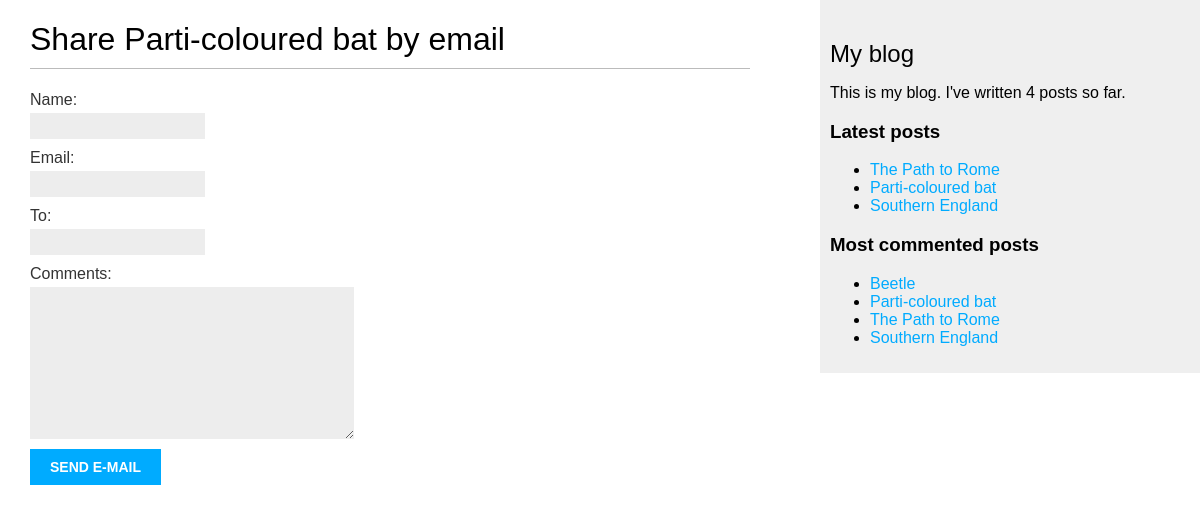
The page /blog/7/share/ on the database as committed earlier.
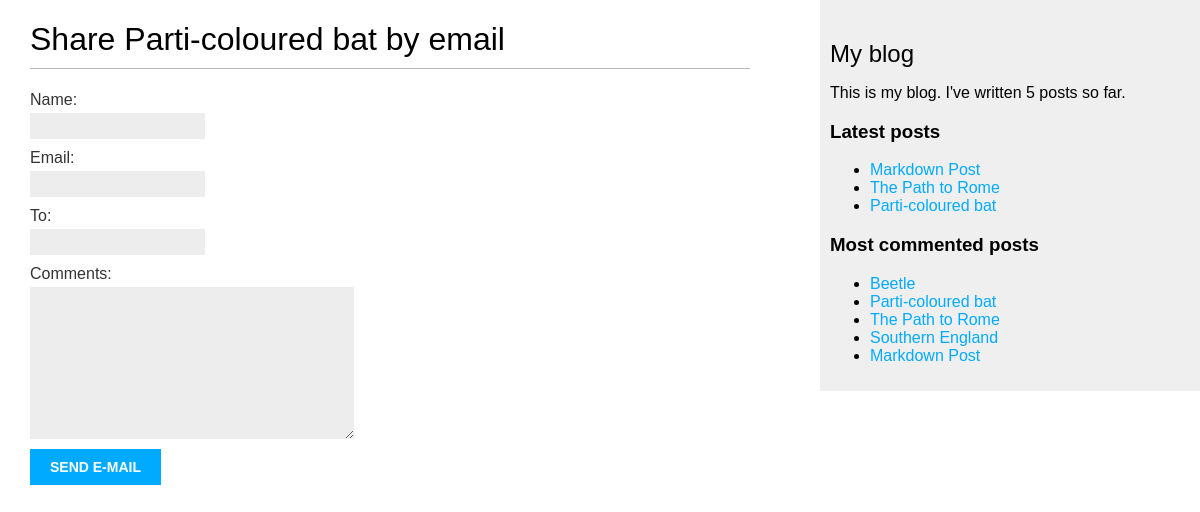
The same page on the database as committed later.
### blog/models.py (models this page shows, shortened)
class Post(models.Model):
    class Status(models.TextChoices):
        DRAFT = "DF", "Draft"
        PUBLISHED = "PB", "Published"
    title = models.CharField(max_length=250)
    slug = models.SlugField(max_length=250, unique_for_date="publish")
    author = models.ForeignKey(
        settings.AUTH_USER_MODEL, on_delete=models.CASCADE, related_name="blog_posts"
    )
    body = models.TextField()
    publish = models.DateTimeField(default=timezone.now)
    created = models.DateTimeField(auto_now_add=True)
    updated = models.DateTimeField(auto_now=True)
    status = models.CharField(max_length=2, choices=Status, default=Status.DRAFT)
    objects = models.Manager()
    published = PublishedManager()
    tags = TaggableManager()
    class Meta:
        ordering = ["-publish"]
        indexes = [models.Index(fields=["-publish"])]
    def get_absolute_url(self):
        return reverse(
            "blog:post_detail",
            args=[
                self.publish.year,
                self.publish.month,
                self.publish.day,
                self.slug,
            ],
        )

### blog/views.py (the view)
# urls.py: path("<int:post_id>/share/", views.post_share, name="post_share"),
def post_share(request, post_id):
    post = get_object_or_404(
        Post,
        id=post_id,
        status=Post.Status.PUBLISHED,
    )
    sent = False
    if request.method == "POST":
        form = EmailPostForm(request.POST)
        if form.is_valid():
            cd = form.cleaned_data
            post_url = request.build_absolute_uri(post.get_absolute_url())
            subject = (
                f"{cd['name']} ({cd['email']}) " f"recommends you read {post.title}"
            )
            message = (
                f"Read {post.title} at {post_url}\n\n"
                f"{cd['name']}'s comments: {cd['comments']}"
            )
            send_mail(
                subject=subject,
                message=message,
                from_email=None,
                recipient_list=[cd["to"]],
            )
            sent = True
    else:
        form = EmailPostForm()
    return render(
        request, "blog/post/share.html", {"post": post, "form": form, "sent": sent}
    )

### blog/forms.py
class EmailPostForm(forms.Form):
    name = forms.CharField(max_length=25)
    email = forms.EmailField()
    to = forms.EmailField()
    comments = forms.CharField(required=False, widget=forms.Textarea)

### blog/models.py (called while the page is built)
    def get_queryset(self):
        return super().get_queryset().filter(status=Post.Status.PUBLISHED)

### blog/templatetags/blog_tags.py (called while the page is built)
@register.simple_tag
def total_posts():
    return Post.published.count()

@register.inclusion_tag("blog/post/latest_posts.html")
def show_latest_posts(count=5):
    latest_posts = Post.published.order_by("-publish")[:count]
    return {"latest_posts": latest_posts}

@register.simple_tag
def get_most_commented_posts(count=5):
    return Post.published.annotate(total_comments=Count("comments")).order_by(
        "-total_comments"
    )[:count]

### blog/templates/blog/post/share.html (shortened to what this page needs)
{% extends "blog/base.html" %}
{% block content %}
    {% if sent %}
        <h1>Email succesfully sent</h1>
        <p>
            "{{ post.title }}" was succesfully sent to {{ form.cleaned_data.to }}.
        </p>
    {% else %}
        <h1>Share {{ post.title }} by email</h1>
        <form method="post">
            {{ form.as_p }}
            <input type="submit" value="Send e-mail">
        </form>
    {% endif %}
{% endblock %}

### blog/templates/blog/base.html (shortened to what this page needs)
{% load blog_tags %}
{% load static %}
<!doctype html>
<html>
<head>
    <link href="{% static 'css/blog.css'%}" rel="stylesheet">
</head>
<body>
    <div id="content">
        {% block content %}
        {% endblock %}
    </div>
    <div id="sidebar">
        <h2>My blog</h2>
        <p>
            This is my blog.
            I've written {% total_posts %} posts so far.
        </p>
        <h3>Latest posts</h3>
        {% show_latest_posts 3 %}
        <h3>Most commented posts</h3>
        {% get_most_commented_posts as ale %}
        <ul>
            {% for post in ale %}
                <li>
                    <a href="{{ post.get_absolute_url }}">{{ post.title }}</a>
                </li>
            {% endfor %}
        </ul>
    </div>
</body>
</html>

### blog/templates/blog/post/latest_posts.html
<ul>
    {% for post in latest_posts %}
        <li>
            <a href="{{ post.get_absolute_url }}">{{ post.title }}</a>
        </li>
    {% endfor %}
</ul>

Rows that differ between the two databases and show on the page:
no longer on one of the page's lists (row unchanged): Post: title "Southern England"
added Post: title "Markdown Post"
Other text that changed with them:
text no longer shown: "4"
text now shown: "5"
